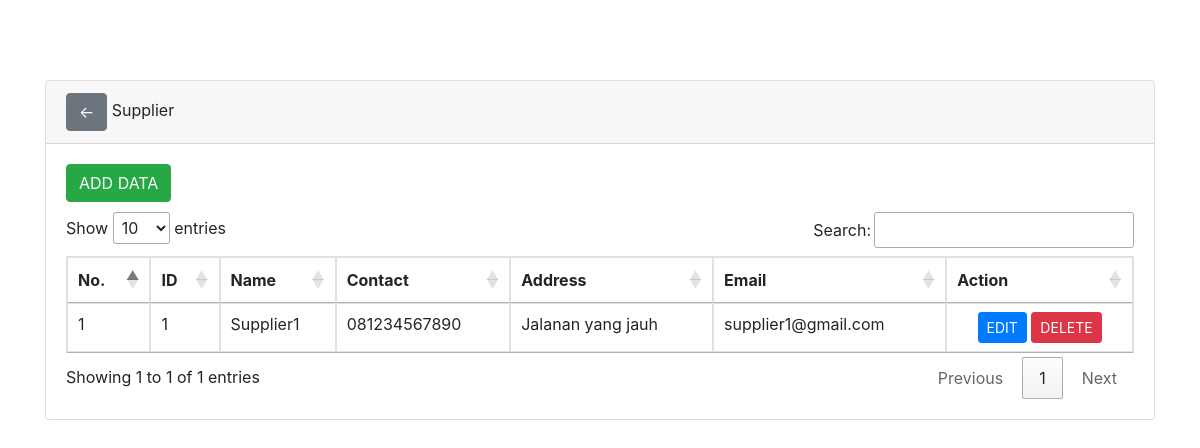
Page /supplier/index.php on the committed database.
### tables this page shows
CREATE TABLE `supplier` (
  `id` int NOT NULL AUTO_INCREMENT,
  `name` varchar(100) NOT NULL,
  `contact` varchar(100) DEFAULT NULL,
  `address` varchar(100) DEFAULT NULL,
  `email` varchar(100) DEFAULT NULL,
  PRIMARY KEY (`id`)
);

### supplier/index.php (the view, shortened to what this page needs)
<!doctype html>
<html lang="en">
  <head>
    <link rel="stylesheet" href="https://stackpath.bootstrapcdn.com/bootstrap/4.4.1/css/bootstrap.min.css">
    <link rel="stylesheet" href="//cdn.datatables.net/1.10.20/css/jquery.dataTables.min.css">
  </head>
  <body>
    <div class="container" style="margin-top: 80px">
      <div class="row">
        <div class="col-md-12">
          <div class="card">
            <div class="card-header">
              <a href="../" class="btn btn-secondary">←</a>
              Supplier
            </div>
            <div class="card-body">
              <a href="input-supplier.php" class="btn btn-md btn-success" style="margin-bottom: 10px">ADD DATA</a>
              <table class="table table-bordered" id="myTable">
                <thead>
                  <tr>
                    <th scope="col">No.</th>
                    <th scope="col">ID</th>
                    <th scope="col">Name</th>
                    <th scope="col">Contact</th>
                    <th scope="col">Address</th>
                    <th scope="col">Email</th>
                    <th scope="col">Action</th>
                  </tr>
                </thead>
                <tbody>
                  <?php
                      include('../config.php');
                      $no = 1;
                      $query = mysqli_query($connection,"SELECT * FROM supplier");
                      while($row = mysqli_fetch_array($query)){
                  ?>
                  <tr>
                      <td><?php echo $no++ ?></td>
                      <td><?php echo $row['id'] ?></td>
                      <td><?php echo $row['name'] ?></td>
                      <td><?php echo $row['contact'] ?></td>
                      <td><?php echo $row['address'] ?></td>
                      <td><?php echo $row['email'] ?></td>
                      <td class="text-center">
                        <a href="edit-supplier.php?id=<?php echo $row['id'] ?>" class="btn btn-sm btn-primary">EDIT</a>
                        <a href="delete-supplier.php?id=<?php echo $row['id'] ?>" class="btn btn-sm btn-danger">DELETE</a>
                      </td>
                  </tr>
                <?php } ?>
                </tbody>
              </table>
            </div>
          </div>
      </div>
    </div>
  </body>
</html>

### rows in the picture
supplier: id "1", name "Supplier1", contact "081234567890", address "Jalanan yang jauh", email "supplier1@gmail.com"
